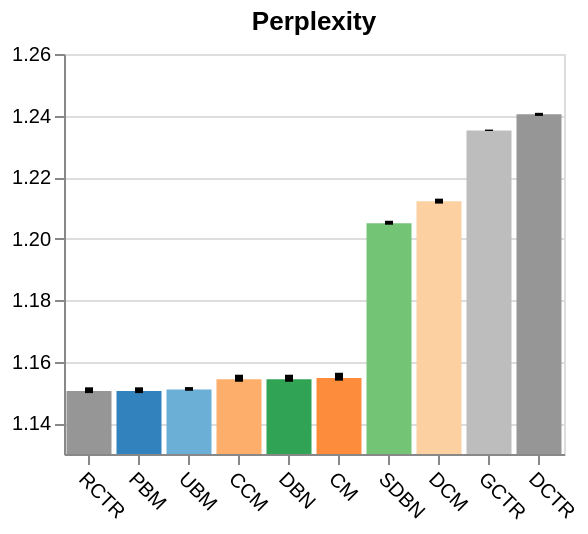

The notebook cell this image was saved under:
### Code cell
model_means = df.groupby('model')['test_ppl'].mean().sort_values()
sorted_models = model_means.index.tolist()

base = alt.Chart(df, title="Perplexity", width=250, height=200)

bars = base.mark_bar().encode(
    x=alt.X("model", title="", sort=sorted_models).axis(labelAngle=45),
    y=alt.Y("mean(test_ppl)", title="").scale(zero=False, domain=(1.14, 1.26), clamp=True),
    color=alt.Color("model", title="Models", legend=None).scale(domain=list(model2color.keys()), range=list(model2color.values())),
)

errors = base.mark_errorbar(extent="ci", thickness=4).encode(
    x=alt.X("model", title="", sort=sorted_models),
    y=alt.Y("test_ppl", title="").scale(zero=False)
)

ppl_chart = (bars + errors)
ppl_chart

### Figure 1 — Vega-Lite specification as saved in the notebook (floating-point values rounded to 4 significant figures)
{"config": {"view": {"continuousWidth": 300, "continuousHeight": 300}}, "layer": [{"mark": {"type": "bar"}, "encoding": {"color": {"field": "model", "legend": null, "scale": {"domain": ["PBM", "UBM", "DBN", "SDBN", "CM", "CCM", "DCM", "DCTR", "RCTR", "GCTR"], "range": ["#3182bd", "#6baed6", "#31a354", "#74c476", "#fd8d3c", "#fdae6b", "#fdd0a2", "#969696", "#969696", "#bdbdbd"]}, "title": "Models", "type": "nominal"}, "x": {"axis": {"labelAngle": 45}, "field": "model", "sort": ["RCTR", "PBM", "UBM", "CCM", "DBN", "CM", "SDBN", "DCM", "GCTR", "DCTR"], "title": "", "type": "nominal"}, "y": {"aggregate": "mean", "field": "test_ppl", "scale": {"zero": false, "domain": [1.14, 1.26], "clamp": true}, "title": "", "type": "quantitative"}}, "title": "Perplexity"}, {"mark": {"type": "errorbar", "extent": "ci", "thickness": 4}, "encoding": {"x": {"field": "model", "sort": ["RCTR", "PBM", "UBM", "CCM", "DBN", "CM", "SDBN", "DCM", "GCTR", "DCTR"], "title": "", "type": "nominal"}, "y": {"field": "test_ppl", "scale": {"zero": false}, "title": "", "type": "quantitative"}}, "title": "Perplexity"}], "data": {"name": "data-886cc49e1a673b82d39e1f868873ab55"}, "height": 200, "width": 250, "$schema": "https://vega.github.io/schema/vega-lite/v5.20.1.json", "datasets": {"data-886cc49e1a673b82d39e1f868873ab55": [{"model": "DBN", "test_loss": 0.2453, "test_ll": -0.2434, "test_ppl": 1.156, "test_cond_ppl": 1.149, "train_time_s": 7035.0, "train_time_min": 117.2}, {"model": "SDBN", "test_loss": 0.2955, "test_ll": -0.2933, "test_ppl": 1.206, "test_cond_ppl": 1.222, "train_time_s": 6725.0, "train_time_min": 112.1}, {"model": "DCM", "test_loss": 0.2941, "test_ll": -0.292, "test_ppl": 1.213, "test_cond_ppl": 1.226, "train_time_s": 3794.0, "train_time_min": 63.23}, {"model": "CCM", "test_loss": 0.2453, "test_ll": -0.2434, "test_ppl": 1.156, "test_cond_ppl": 1.149, "train_time_s": 4207.0, "train_time_min": 70.11}, {"model": "GCTR", "test_loss": 0.2975, "test_ll": -0.2953, "test_ppl": 1.235, "test_cond_ppl": 1.235, "train_time_s": 1265.0, "train_time_min": 21.08}, {"model": "CM", "test_loss": 0.6996, "test_ll": -0.6919, "test_ppl": 1.156, "test_cond_ppl": 1.584, "train_time_s": 3176.0, "train_time_min": 52.93}, {"model": "PBM", "test_loss": 0.2492, "test_ll": -0.2472, "test_ppl": 1.152, "test_cond_ppl": 1.152, "train_time_s": 3197.0, "train_time_min": 53.28}, {"model": "UBM", "test_loss": 0.2389, "test_ll": -0.2372, "test_ppl": 1.152, "test_cond_ppl": 1.144, "train_time_s": 3685.0, "train_time_min": 61.42}, {"model": "DCTR", "test_loss": 0.3038, "test_ll": -0.3015, "test_ppl": 1.241, "test_cond_ppl": 1.241, "train_time_s": 3165.0, "train_time_min": 52.75}, {"model": "RCTR", "test_loss": 0.2492, "test_ll": -0.2472, "test_ppl": 1.152, "test_cond_ppl": 1.152, "train_time_s": 1337.0, "train_time_min": 22.28}, {"model": "DBN", "test_loss": 0.245, "test_ll": -0.2431, "test_ppl": 1.153, "test_cond_ppl": 1.148, "train_time_s": 7030.0, "train_time_min": 117.2}, {"model": "SDBN", "test_loss": 0.2948, "test_ll": -0.2926, "test_ppl": 1.205, "test_cond_ppl": 1.221, "train_time_s": 6732.0, "train_time_min": 112.2}, {"model": "DCM", "test_loss": 0.2935, "test_ll": -0.2913, "test_ppl": 1.212, "test_cond_ppl": 1.225, "train_time_s": 3797.0, "train_time_min": 63.28}, {"model": "CCM", "test_loss": 0.245, "test_ll": -0.2431, "test_ppl": 1.153, "test_cond_ppl": 1.148, "train_time_s": 4190.0, "train_time_min": 69.84}, {"model": "GCTR", "test_loss": 0.2975, "test_ll": -0.2953, "test_ppl": 1.235, "test_cond_ppl": 1.235, "train_time_s": 1282.0, "train_time_min": 21.37}, {"model": "CM", "test_loss": 0.6995, "test_ll": -0.6918, "test_ppl": 1.154, "test_cond_ppl": 1.579, "train_time_s": 3188.0, "train_time_min": 53.13}, {"model": "PBM", "test_loss": 0.2491, "test_ll": -0.2472, "test_ppl": 1.15, "test_cond_ppl": 1.15, "train_time_s": 3199.0, "train_time_min": 53.31}, {"model": "UBM", "test_loss": 0.2389, "test_ll": -0.2372, "test_ppl": 1.151, "test_cond_ppl": 1.144, "train_time_s": 3687.0, "train_time_min": 61.45}, {"model": "DCTR", "test_loss": 0.303, "test_ll": -0.3008, "test_ppl": 1.24, "test_cond_ppl": 1.24, "train_time_s": 3167.0, "train_time_min": 52.79}, {"model": "RCTR", "test_loss": 0.2491, "test_ll": -0.2472, "test_ppl": 1.15, "test_cond_ppl": 1.15, "train_time_s": 1329.0, "train_time_min": 22.14}, {"model": "DBN", "test_loss": 0.2452, "test_ll": -0.2433, "test_ppl": 1.154, "test_cond_ppl": 1.148, "train_time_s": 7031.0, "train_time_min": 117.2}, {"model": "SDBN", "test_loss": 0.2953, "test_ll": -0.2931, "test_ppl": 1.205, "test_cond_ppl": 1.222, "train_time_s": 6729.0, "train_time_min": 112.1}, {"model": "DCM", "test_loss": 0.2939, "test_ll": -0.2918, "test_ppl": 1.211, "test_cond_ppl": 1.226, "train_time_s": 3792.0, "train_time_min": 63.21}, {"model": "CCM", "test_loss": 0.2452, "test_ll": -0.2433, "test_ppl": 1.154, "test_cond_ppl": 1.148, "train_time_s": 4198.0, "train_time_min": 69.97}, {"model": "GCTR", "test_loss": 0.2975, "test_ll": -0.2954, "test_ppl": 1.235, "test_cond_ppl": 1.235, "train_time_s": 1280.0, "train_time_min": 21.34}, {"model": "CM", "test_loss": 0.6995, "test_ll": -0.6918, "test_ppl": 1.154, "test_cond_ppl": 1.58, "train_time_s": 3187.0, "train_time_min": 53.12}, {"model": "PBM", "test_loss": 0.2491, "test_ll": -0.2472, "test_ppl": 1.15, "test_cond_ppl": 1.15, "train_time_s": 3196.0, "train_time_min": 53.26}, {"model": "UBM", "test_loss": 0.2389, "test_ll": -0.2372, "test_ppl": 1.151, "test_cond_ppl": 1.144, "train_time_s": 3695.0, "train_time_min": 61.59}, {"model": "DCTR", "test_loss": 0.3035, "test_ll": -0.3013, "test_ppl": 1.24, "test_cond_ppl": 1.24, "train_time_s": 3166.0, "train_time_min": 52.77}, {"model": "RCTR", "test_loss": 0.2491, "test_ll": -0.2472, "test_ppl": 1.15, "test_cond_ppl": 1.15, "train_time_s": 1334.0, "train_time_min": 22.24}]}}
